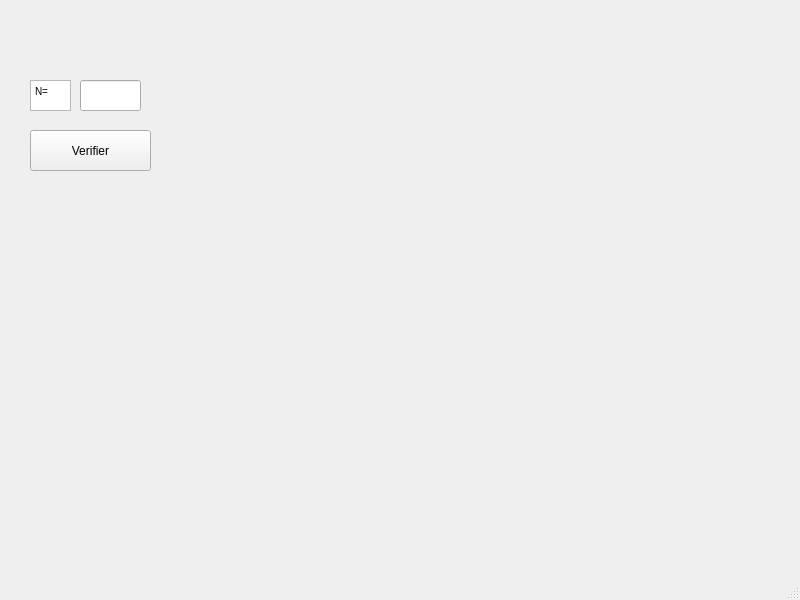
<?xml version="1.0" encoding="UTF-8"?>
<ui version="4.0">
 <class>MainWindow</class>
 <widget class="QMainWindow" name="MainWindow">
  <property name="geometry">
   <rect>
    <x>0</x>
    <y>0</y>
    <width>800</width>
    <height>600</height>
   </rect>
  </property>
  <property name="windowTitle">
   <string>MainWindow</string>
  </property>
  <widget class="QWidget" name="centralwidget">
   <widget class="QPushButton" name="bouton_verif">
    <property name="geometry">
     <rect>
      <x>30</x>
      <y>130</y>
      <width>121</width>
      <height>41</height>
     </rect>
    </property>
    <property name="text">
     <string>Verifier</string>
    </property>
   </widget>
   <widget class="QLabel" name="label_res">
    <property name="geometry">
     <rect>
      <x>30</x>
      <y>180</y>
      <width>201</width>
      <height>71</height>
     </rect>
    </property>
    <property name="text">
     <string/>
    </property>
   </widget>
   <widget class="QLineEdit" name="entree">
    <property name="geometry">
     <rect>
      <x>80</x>
      <y>80</y>
      <width>61</width>
      <height>31</height>
     </rect>
    </property>
   </widget>
   <widget class="QTextBrowser" name="textBrowser">
    <property name="geometry">
     <rect>
      <x>30</x>
      <y>80</y>
      <width>41</width>
      <height>31</height>
     </rect>
    </property>
    <property name="html">
     <string>&lt;!DOCTYPE HTML PUBLIC &quot;-//W3C//DTD HTML 4.0//EN&quot; &quot;http://www.w3.org/TR/REC-html40/strict.dtd&quot;&gt;
&lt;html&gt;&lt;head&gt;&lt;meta name=&quot;qrichtext&quot; content=&quot;1&quot; /&gt;&lt;style type=&quot;text/css&quot;&gt;
p, li { white-space: pre-wrap; }
&lt;/style&gt;&lt;/head&gt;&lt;body style=&quot; font-family:'MS Shell Dlg 2'; font-size:7.8pt; font-weight:400; font-style:normal;&quot;&gt;
&lt;p style=&quot; margin-top:0px; margin-bottom:0px; margin-left:0px; margin-right:0px; -qt-block-indent:0; text-indent:0px;&quot;&gt;N=&lt;/p&gt;&lt;/body&gt;&lt;/html&gt;</string>
    </property>
   </widget>
  </widget>
  <widget class="QMenuBar" name="menubar">
   <property name="geometry">
    <rect>
     <x>0</x>
     <y>0</y>
     <width>800</width>
     <height>26</height>
    </rect>
   </property>
  </widget>
  <widget class="QStatusBar" name="statusbar"/>
 </widget>
 <resources/>
 <connections/>
</ui>
